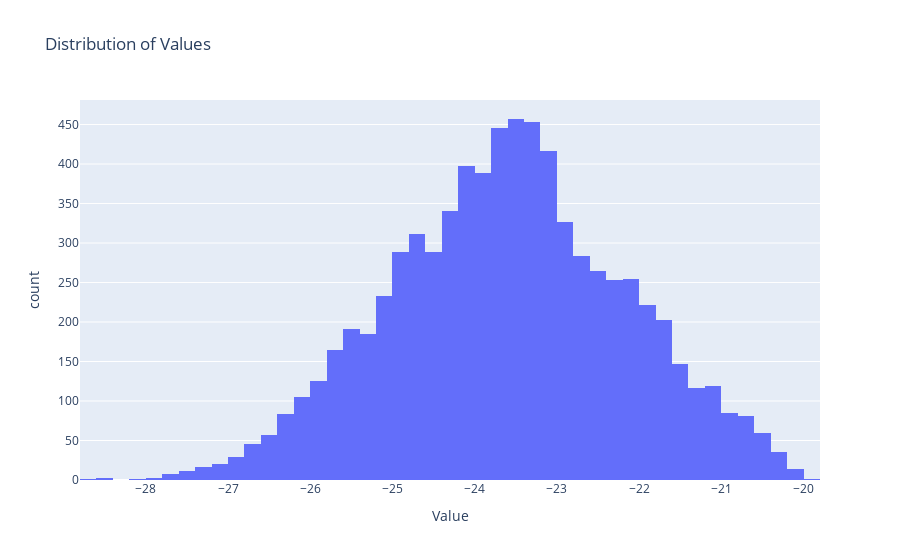
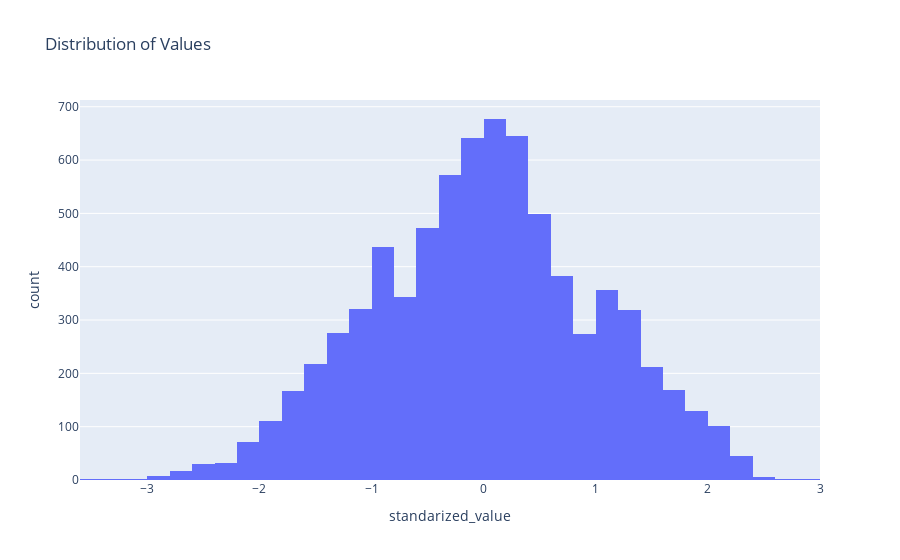

Source (notebook cell) for these figures, in order:
### Markdown cell above
### Using normal assumption on interpolated data to check for changes

### Code cell
# Visualize values in all sites
px.histogram(df_data_interpol, x='Value', title='Distribution of Values', nbins=60).show()

# Do Anderson darling test to see if the data matches normal distribution
result = anderson(df_data_interpol['Value'].dropna(), dist='norm' )
print('Result :', result)

# Once normal distribution can be associated standarize value to check for possible outliers
df_data_interpol['standarized_value'] = (df_data_interpol.Value - df_data_interpol.Value.mean()) / df_data_interpol.Value.std(ddof=0)

# Show outliers
display(df_data_interpol[df_data_interpol.standarized_value.abs() > 3])

# plot standarized values
px.histogram(df_data_interpol, x='standarized_value', title='Distribution of Values', nbins=60).show()

### Figure 1 — Plotly figure (JSON) as saved in the notebook; plotly's stock layout.template omitted (floating-point values rounded to 4 significant figures; data arrays with more than 128 entries replaced by an {"elided": "..."} marker saying what was removed)
{"data": [{"bingroup": "x", "hovertemplate": "Value=%{x}<br>count=%{y}<extra></extra>", "legendgroup": "", "marker": {"color": "#636efa", "pattern": {"shape": ""}}, "name": "", "nbinsx": 60, "orientation": "v", "showlegend": false, "type": "histogram", "x": {"elided": "9744 float values"}, "xaxis": "x", "yaxis": "y"}], "layout": {"barmode": "relative", "legend": {"tracegroupgap": 0}, "title": {"text": "Distribution of Values"}, "xaxis": {"anchor": "y", "domain": [0, 1], "title": {"text": "Value"}}, "yaxis": {"anchor": "x", "domain": [0, 1], "title": {"text": "count"}}}}

### Figure 2 — Plotly figure (JSON) as saved in the notebook; plotly's stock layout.template omitted (floating-point values rounded to 4 significant figures; data arrays with more than 128 entries replaced by an {"elided": "..."} marker saying what was removed)
{"data": [{"bingroup": "x", "hovertemplate": "standarized_value=%{x}<br>count=%{y}<extra></extra>", "legendgroup": "", "marker": {"color": "#636efa", "pattern": {"shape": ""}}, "name": "", "nbinsx": 60, "orientation": "v", "showlegend": false, "type": "histogram", "x": {"elided": "9744 float values"}, "xaxis": "x", "yaxis": "y"}], "layout": {"barmode": "relative", "legend": {"tracegroupgap": 0}, "title": {"text": "Distribution of Values"}, "xaxis": {"anchor": "y", "domain": [0, 1], "title": {"text": "standarized_value"}}, "yaxis": {"anchor": "x", "domain": [0, 1], "title": {"text": "count"}}}}
